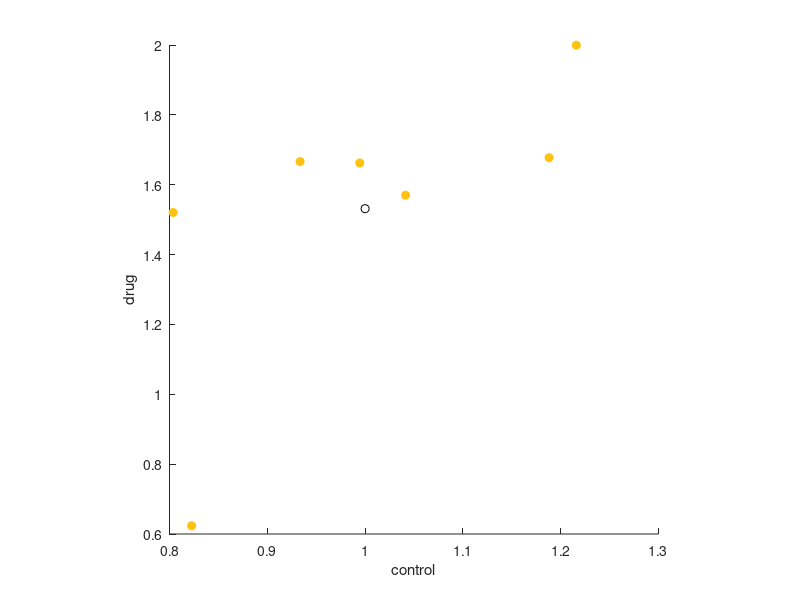

MATLAB code to generate this figure: (Note: this script raises an error after producing the figure.)
%% Manuscript figures for Ni, Bowes, Ruff, & Cohen (2022)
%
% Description:
%   This tutorial walks through the generation of manuscript figures 2-4.
%   Superfluous figure details (marker size, tick direction, etc.) have not
%   been specified. Developed using MATLAB_R2020a (R2016b required for
%   'errorbar' function).
%
%   History:
%   03/19/2022    amn    Began it
%   03/22/2022    amn    Completed it

%% Download data
%
% Prior to beginning this tutorial, download ManuscriptData.mat from:

%% Load data
load ManuscriptData.mat

%% Plot Figure 2: normalized time worked

% Separate control day and drug day data.
% Monkey 1:
ctrlData_M1 = timeWorked_Monkey1(dose_Monkey1==0);
drugData_M1 = timeWorked_Monkey1(dose_Monkey1 >0);
% Monkey 2: 
ctrlData_M2 = timeWorked_Monkey2(dose_Monkey2==0);
drugData_M2 = timeWorked_Monkey2(dose_Monkey2 >0);

% Calculate mean for control days and for drug days.
% Monkey 1: 
ctrlMean_M1 = mean(ctrlData_M1);
drugMean_M1 = mean(drugData_M1);
% Monkey 2: 
ctrlMean_M2 = mean(ctrlData_M2);
drugMean_M2 = mean(drugData_M2);

% Calculate SEM for control days and for drug days.
% Monkey 1: 
ctrlSEM_M1 = std(ctrlData_M1) / sqrt(sum(~isnan(ctrlData_M1)));
drugSEM_M1 = std(drugData_M1) / sqrt(sum(~isnan(drugData_M1)));
% Monkey 2:
ctrlSEM_M2 = std(ctrlData_M2) / sqrt(sum(~isnan(ctrlData_M2)));
drugSEM_M2 = std(drugData_M2) / sqrt(sum(~isnan(drugData_M2)));

% Plot Figure 2.
figure; hold on; axis square; xlabel('control'); ylabel('drug');
% Monkey 1 data:
c1 = [0.9961 0.7608 0.0745];
plot(ctrlData_M1,drugData_M1,'o','MarkerFaceColor',c1,'MarkerEdgeColor',c1)
% Monkey 1 mean:
plot(ctrlMean_M1,drugMean_M1,'o','MarkerFaceColor','w','MarkerEdgeColor','k')
% Monkey 1 SEM error bars:
errorbar(ctrlMean_M1,drugMean_M1,ctrlSEM_M1,'horizontal','-k','CapSize',0)
errorbar(ctrlMean_M1,drugMean_M1,drugSEM_M1,'-k','CapSize',0)
% Monkey 2 data:
c2 = [0.8275 0.1098 0.3569];
plot(ctrlData_M2,drugData_M2,'s','MarkerFaceColor',c2,'MarkerEdgeColor',c2)
% Monkey 2 mean:
plot(ctrlMean_M2,drugMean_M2,'s','MarkerFaceColor','w','MarkerEdgeColor','k')
% Monkey 2 SEM error bars:
errorbar(ctrlMean_M2,drugMean_M2,ctrlSEM_M2,'horizontal','-k','CapSize',0)
errorbar(ctrlMean_M2,drugMean_M2,drugSEM_M2,'-k','CapSize',0)
% Finish plot.
axis([0 2.3 0 2.3]) 
plot([0 2.3],[0 2.3],'-k')
ax = gca;
ax.XTick = [0 1 2 3]; ax.XTickLabel = [0 1 2 3];
ax.YTick = [0 1 2 3]; ax.YTickLabel = [0 1 2 3];
hold off

%% Plot Figure 3A: attended hit rate

% Separate control day and drug day data.
% Monkey 1:
ctrlData_M1 = hitRateAtt_Monkey1(dose_Monkey1==0,:);
drugData_M1 = hitRateAtt_Monkey1(dose_Monkey1 >0,:);
% Monkey 2: 
ctrlData_M2 = hitRateAtt_Monkey2(dose_Monkey2==0,:);
drugData_M2 = hitRateAtt_Monkey2(dose_Monkey2 >0,:);
% Monkey 2 Neuronal: 
ctrlData_M2N = hitRateAtt_Monkey2N(dose_Monkey2N==0,:);
drugData_M2N = hitRateAtt_Monkey2N(dose_Monkey2N >0,:);
% Monkey 3 Neuronal: 
ctrlData_M3N = hitRateAtt_Monkey3N(dose_Monkey3N==0,:);
drugData_M3N = hitRateAtt_Monkey3N(dose_Monkey3N >0,:);

% Plot performance at each of the two stimulus locations (left, right) 
% separately.
% Monkey 1:
ctrlData_M1 = reshape(ctrlData_M1,[],1);
drugData_M1 = reshape(drugData_M1,[],1);
% Monkey 2: 
ctrlData_M2 = reshape(ctrlData_M2,[],1);
drugData_M2 = reshape(drugData_M2,[],1);
% Monkey 2 Neuronal: 
ctrlData_M2N = reshape(ctrlData_M2N,[],1);
drugData_M2N = reshape(drugData_M2N,[],1);
% Monkey 3 Neuronal: 
ctrlData_M3N = reshape(ctrlData_M3N,[],1);
drugData_M3N = reshape(drugData_M3N,[],1);

% Calculate mean for control days and for drug days.
% Monkey 1: 
ctrlMean_M1 = mean(ctrlData_M1);
drugMean_M1 = mean(drugData_M1);
% Monkey 2: 
ctrlMean_M2 = mean(ctrlData_M2);
drugMean_M2 = mean(drugData_M2);
% Monkey 2 Neuronal: 
ctrlMean_M2N = mean(ctrlData_M2N);
drugMean_M2N = mean(drugData_M2N);
% Monkey 3 Neuronal: 
ctrlMean_M3N = mean(ctrlData_M3N);
drugMean_M3N = mean(drugData_M3N);

% Calculate SEM for control days and for drug days.
% Monkey 1: 
ctrlSEM_M1 = std(ctrlData_M1) / sqrt(sum(~isnan(ctrlData_M1)));
drugSEM_M1 = std(drugData_M1) / sqrt(sum(~isnan(drugData_M1)));
% Monkey 2:
ctrlSEM_M2 = std(ctrlData_M2) / sqrt(sum(~isnan(ctrlData_M2)));
drugSEM_M2 = std(drugData_M2) / sqrt(sum(~isnan(drugData_M2)));
% Monkey 2 Neuronal:
ctrlSEM_M2N = std(ctrlData_M2N) / sqrt(sum(~isnan(ctrlData_M2N)));
drugSEM_M2N = std(drugData_M2N) / sqrt(sum(~isnan(drugData_M2N)));
% Monkey 3 Neuronal:
ctrlSEM_M3N = std(ctrlData_M3N) / sqrt(sum(~isnan(ctrlData_M3N)));
drugSEM_M3N = std(drugData_M3N) / sqrt(sum(~isnan(drugData_M3N)));

% Plot Figure 3A.
figure; hold on; axis square; xlabel('control'); ylabel('drug');
% Monkey 1 data:
c1 = [0.9961 0.7608 0.0745];
plot(ctrlData_M1,drugData_M1,'o','MarkerFaceColor',c1,'MarkerEdgeColor',c1)
% Monkey 1 mean:
plot(ctrlMean_M1,drugMean_M1,'o','MarkerFaceColor','w','MarkerEdgeColor','k')
% Monkey 1 SEM error bars:
errorbar(ctrlMean_M1,drugMean_M1,ctrlSEM_M1,'horizontal','-k','CapSize',0)
errorbar(ctrlMean_M1,drugMean_M1,drugSEM_M1,'-k','CapSize',0)
% Monkey 2 data:
c2 = [0.8275 0.1098 0.3569];
plot(ctrlData_M2,drugData_M2,'s','MarkerFaceColor',c2,'MarkerEdgeColor',c2)
% Monkey 2 mean:
plot(ctrlMean_M2,drugMean_M2,'s','MarkerFaceColor','w','MarkerEdgeColor','k')
% Monkey 2 SEM error bars:
errorbar(ctrlMean_M2,drugMean_M2,ctrlSEM_M2,'horizontal','-k','CapSize',0)
errorbar(ctrlMean_M2,drugMean_M2,drugSEM_M2,'-k','CapSize',0)
% Monkey 2 Neuronal data:
plot(ctrlData_M2N,drugData_M2N,'^','MarkerFaceColor',c2,'MarkerEdgeColor',c2)
% Monkey 2 Neuronal mean:
plot(ctrlMean_M2N,drugMean_M2N,'^','MarkerFaceColor','w','MarkerEdgeColor','k')
% Monkey 2 Neuronal SEM error bars:
errorbar(ctrlMean_M2N,drugMean_M2N,ctrlSEM_M2N,'horizontal','-k','CapSize',0)
errorbar(ctrlMean_M2N,drugMean_M2N,drugSEM_M2N,'-k','CapSize',0)
% Monkey 3 Neuronal data:
c3 = [0.2784 0.4863 0.7490];
plot(ctrlData_M3N,drugData_M3N,'d','MarkerFaceColor',c3,'MarkerEdgeColor',c3)
% Monkey 3 Neuronal mean:
plot(ctrlMean_M3N,drugMean_M3N,'d','MarkerFaceColor','w','MarkerEdgeColor','k')
% Monkey 3 Neuronal SEM error bars:
errorbar(ctrlMean_M3N,drugMean_M3N,ctrlSEM_M3N,'horizontal','-k','CapSize',0)
errorbar(ctrlMean_M3N,drugMean_M3N,drugSEM_M3N,'-k','CapSize',0)
% Finish plot.
axis([0 1 0 1]) 
plot([0 1], [0 1], '-k')
ax = gca;
ax.XTick = [0 .5 1]; ax.XTickLabel = [0 .5 1];
ax.YTick = [0 .5 1]; ax.YTickLabel = [0 .5 1];
hold off

%% Plot Figure 3B: unattended hit rate

% Separate control day and drug day data.
% Monkey 1:
ctrlData_M1 = hitRateUnatt_Monkey1(dose_Monkey1==0,:);
drugData_M1 = hitRateUnatt_Monkey1(dose_Monkey1 >0,:);
% Monkey 2: 
ctrlData_M2 = hitRateUnatt_Monkey2(dose_Monkey2==0,:);
drugData_M2 = hitRateUnatt_Monkey2(dose_Monkey2 >0,:);
% Monkey 2 Neuronal: 
ctrlData_M2N = hitRateUnatt_Monkey2N(dose_Monkey2N==0,:);
drugData_M2N = hitRateUnatt_Monkey2N(dose_Monkey2N >0,:);
% Monkey 3 Neuronal: 
ctrlData_M3N = hitRateUnatt_Monkey3N(dose_Monkey3N==0,:);
drugData_M3N = hitRateUnatt_Monkey3N(dose_Monkey3N >0,:);

% Plot performance at each of the two stimulus locations (left, right) 
% separately.
% Monkey 1:
ctrlData_M1 = reshape(ctrlData_M1,[],1);
drugData_M1 = reshape(drugData_M1,[],1);
% Monkey 2: 
ctrlData_M2 = reshape(ctrlData_M2,[],1);
drugData_M2 = reshape(drugData_M2,[],1);
% Monkey 2 Neuronal: 
ctrlData_M2N = reshape(ctrlData_M2N,[],1);
drugData_M2N = reshape(drugData_M2N,[],1);
% Monkey 3 Neuronal: 
ctrlData_M3N = reshape(ctrlData_M3N,[],1);
drugData_M3N = reshape(drugData_M3N,[],1);

% Calculate mean for control days and for drug days.
% Monkey 1: 
ctrlMean_M1 = mean(ctrlData_M1);
drugMean_M1 = mean(drugData_M1);
% Monkey 2: 
ctrlMean_M2 = mean(ctrlData_M2);
drugMean_M2 = mean(drugData_M2);
% Monkey 2 Neuronal: 
ctrlMean_M2N = mean(ctrlData_M2N);
drugMean_M2N = mean(drugData_M2N);
% Monkey 3 Neuronal: 
ctrlMean_M3N = mean(ctrlData_M3N);
drugMean_M3N = mean(drugData_M3N);

% Calculate SEM for control days and for drug days.
% Monkey 1: 
ctrlSEM_M1 = std(ctrlData_M1) / sqrt(sum(~isnan(ctrlData_M1)));
drugSEM_M1 = std(drugData_M1) / sqrt(sum(~isnan(drugData_M1)));
% Monkey 2:
ctrlSEM_M2 = std(ctrlData_M2) / sqrt(sum(~isnan(ctrlData_M2)));
drugSEM_M2 = std(drugData_M2) / sqrt(sum(~isnan(drugData_M2)));
% Monkey 2 Neuronal:
ctrlSEM_M2N = std(ctrlData_M2N) / sqrt(sum(~isnan(ctrlData_M2N)));
drugSEM_M2N = std(drugData_M2N) / sqrt(sum(~isnan(drugData_M2N)));
% Monkey 3 Neuronal:
ctrlSEM_M3N = std(ctrlData_M3N) / sqrt(sum(~isnan(ctrlData_M3N)));
drugSEM_M3N = std(drugData_M3N) / sqrt(sum(~isnan(drugData_M3N)));

% Plot Figure 3B.
figure; hold on; axis square; xlabel('control'); ylabel('drug');
% Monkey 1 data:
c1 = [0.9961 0.7608 0.0745];
plot(ctrlData_M1,drugData_M1,'o','MarkerFaceColor',c1,'MarkerEdgeColor',c1)
% Monkey 1 mean:
plot(ctrlMean_M1,drugMean_M1,'o','MarkerFaceColor','w','MarkerEdgeColor','k')
% Monkey 1 SEM error bars:
errorbar(ctrlMean_M1,drugMean_M1,ctrlSEM_M1,'horizontal','-k','CapSize',0)
errorbar(ctrlMean_M1,drugMean_M1,drugSEM_M1,'-k','CapSize',0)
% Monkey 2 data:
c2 = [0.8275 0.1098 0.3569];
plot(ctrlData_M2,drugData_M2,'s','MarkerFaceColor',c2,'MarkerEdgeColor',c2)
% Monkey 2 mean:
plot(ctrlMean_M2,drugMean_M2,'s','MarkerFaceColor','w','MarkerEdgeColor','k')
% Monkey 2 SEM error bars:
errorbar(ctrlMean_M2,drugMean_M2,ctrlSEM_M2,'horizontal','-k','CapSize',0)
errorbar(ctrlMean_M2,drugMean_M2,drugSEM_M2,'-k','CapSize',0)
% Monkey 2 Neuronal data:
plot(ctrlData_M2N,drugData_M2N,'^','MarkerFaceColor',c2,'MarkerEdgeColor',c2)
% Monkey 2 Neuronal mean:
plot(ctrlMean_M2N,drugMean_M2N,'^','MarkerFaceColor','w','MarkerEdgeColor','k')
% Monkey 2 Neuronal SEM error bars:
errorbar(ctrlMean_M2N,drugMean_M2N,ctrlSEM_M2N,'horizontal','-k','CapSize',0)
errorbar(ctrlMean_M2N,drugMean_M2N,drugSEM_M2N,'-k','CapSize',0)
% Monkey 3 Neuronal data:
c3 = [0.2784 0.4863 0.7490];
plot(ctrlData_M3N,drugData_M3N,'d','MarkerFaceColor',c3,'MarkerEdgeColor',c3)
% Monkey 3 Neuronal mean:
plot(ctrlMean_M3N,drugMean_M3N,'d','MarkerFaceColor','w','MarkerEdgeColor','k')
% Monkey 3 Neuronal SEM error bars:
errorbar(ctrlMean_M3N,drugMean_M3N,ctrlSEM_M3N,'horizontal','-k','CapSize',0)
errorbar(ctrlMean_M3N,drugMean_M3N,drugSEM_M3N,'-k','CapSize',0)
% Finish plot.
axis([0 1 0 1]) 
plot([0 1], [0 1], '-k')
ax = gca;
ax.XTick = [0 .5 1]; ax.XTickLabel = [0 .5 1];
ax.YTick = [0 .5 1]; ax.YTickLabel = [0 .5 1];
hold off

%% Plot Figure 3C: attended - unattended hit rate

% Calculate difference between attended and unattended performance.
% Monkey 1:
hitRateAttEffect_Monkey1  = hitRateAtt_Monkey1 - hitRateUnatt_Monkey1;
% Monkey 2:
hitRateAttEffect_Monkey2  = hitRateAtt_Monkey2 - hitRateUnatt_Monkey2;
% Monkey 2 Neuronal:
hitRateAttEffect_Monkey2N = hitRateAtt_Monkey2N - hitRateUnatt_Monkey2N;
% Monkey 3 Neuronal:
hitRateAttEffect_Monkey3N = hitRateAtt_Monkey3N - hitRateUnatt_Monkey3N;

% Separate control day and drug day data.
% Monkey 1:
ctrlData_M1 = hitRateAttEffect_Monkey1(dose_Monkey1==0,:);
drugData_M1 = hitRateAttEffect_Monkey1(dose_Monkey1 >0,:);
% Monkey 2: 
ctrlData_M2 = hitRateAttEffect_Monkey2(dose_Monkey2==0,:);
drugData_M2 = hitRateAttEffect_Monkey2(dose_Monkey2 >0,:);
% Monkey 2 Neuronal: 
ctrlData_M2N = hitRateAttEffect_Monkey2N(dose_Monkey2N==0,:);
drugData_M2N = hitRateAttEffect_Monkey2N(dose_Monkey2N >0,:);
% Monkey 3 Neuronal: 
ctrlData_M3N = hitRateAttEffect_Monkey3N(dose_Monkey3N==0,:);
drugData_M3N = hitRateAttEffect_Monkey3N(dose_Monkey3N >0,:);

% Plot attention effect for each of the two stimulus locations (left, right) 
% separately.
% Monkey 1:
ctrlData_M1 = reshape(ctrlData_M1,[],1);
drugData_M1 = reshape(drugData_M1,[],1);
% Monkey 2: 
ctrlData_M2 = reshape(ctrlData_M2,[],1);
drugData_M2 = reshape(drugData_M2,[],1);
% Monkey 2 Neuronal: 
ctrlData_M2N = reshape(ctrlData_M2N,[],1);
drugData_M2N = reshape(drugData_M2N,[],1);
% Monkey 3 Neuronal: 
ctrlData_M3N = reshape(ctrlData_M3N,[],1);
drugData_M3N = reshape(drugData_M3N,[],1);

% Calculate mean for control days and for drug days.
% Monkey 1: 
ctrlMean_M1 = mean(ctrlData_M1);
drugMean_M1 = mean(drugData_M1);
% Monkey 2: 
ctrlMean_M2 = mean(ctrlData_M2);
drugMean_M2 = mean(drugData_M2);
% Monkey 2 Neuronal: 
ctrlMean_M2N = mean(ctrlData_M2N);
drugMean_M2N = mean(drugData_M2N);
% Monkey 3 Neuronal: 
ctrlMean_M3N = mean(ctrlData_M3N);
drugMean_M3N = mean(drugData_M3N);

% Calculate SEM for control days and for drug days.
% Monkey 1: 
ctrlSEM_M1 = std(ctrlData_M1) / sqrt(sum(~isnan(ctrlData_M1)));
drugSEM_M1 = std(drugData_M1) / sqrt(sum(~isnan(drugData_M1)));
% Monkey 2:
ctrlSEM_M2 = std(ctrlData_M2) / sqrt(sum(~isnan(ctrlData_M2)));
drugSEM_M2 = std(drugData_M2) / sqrt(sum(~isnan(drugData_M2)));
% Monkey 2 Neuronal:
ctrlSEM_M2N = std(ctrlData_M2N) / sqrt(sum(~isnan(ctrlData_M2N)));
drugSEM_M2N = std(drugData_M2N) / sqrt(sum(~isnan(drugData_M2N)));
% Monkey 3 Neuronal:
ctrlSEM_M3N = std(ctrlData_M3N) / sqrt(sum(~isnan(ctrlData_M3N)));
drugSEM_M3N = std(drugData_M3N) / sqrt(sum(~isnan(drugData_M3N)));

% Plot Figure 3C.
figure; hold on; axis square; xlabel('control'); ylabel('drug');
% Monkey 1 data:
c1 = [0.9961 0.7608 0.0745];
plot(ctrlData_M1,drugData_M1,'o','MarkerFaceColor',c1,'MarkerEdgeColor',c1)
% Monkey 1 mean:
plot(ctrlMean_M1,drugMean_M1,'o','MarkerFaceColor','w','MarkerEdgeColor','k')
% Monkey 1 SEM error bars:
errorbar(ctrlMean_M1,drugMean_M1,ctrlSEM_M1,'horizontal','-k','CapSize',0)
errorbar(ctrlMean_M1,drugMean_M1,drugSEM_M1,'-k','CapSize',0)
% Monkey 2 data:
c2 = [0.8275 0.1098 0.3569];
plot(ctrlData_M2,drugData_M2,'s','MarkerFaceColor',c2,'MarkerEdgeColor',c2)
% Monkey 2 mean:
plot(ctrlMean_M2,drugMean_M2,'s','MarkerFaceColor','w','MarkerEdgeColor','k')
% Monkey 2 SEM error bars:
errorbar(ctrlMean_M2,drugMean_M2,ctrlSEM_M2,'horizontal','-k','CapSize',0)
errorbar(ctrlMean_M2,drugMean_M2,drugSEM_M2,'-k','CapSize',0)
% Monkey 2 Neuronal data:
plot(ctrlData_M2N,drugData_M2N,'^','MarkerFaceColor',c2,'MarkerEdgeColor',c2)
% Monkey 2 Neuronal mean:
plot(ctrlMean_M2N,drugMean_M2N,'^','MarkerFaceColor','w','MarkerEdgeColor','k')
% Monkey 2 Neuronal SEM error bars:
errorbar(ctrlMean_M2N,drugMean_M2N,ctrlSEM_M2N,'horizontal','-k','CapSize',0)
errorbar(ctrlMean_M2N,drugMean_M2N,drugSEM_M2N,'-k','CapSize',0)
% Monkey 3 Neuronal data:
c3 = [0.2784 0.4863 0.7490];
plot(ctrlData_M3N,drugData_M3N,'d','MarkerFaceColor',c3,'MarkerEdgeColor',c3)
% Monkey 3 Neuronal mean:
plot(ctrlMean_M3N,drugMean_M3N,'d','MarkerFaceColor','w','MarkerEdgeColor','k')
% Monkey 3 Neuronal SEM error bars:
errorbar(ctrlMean_M3N,drugMean_M3N,ctrlSEM_M3N,'horizontal','-k','CapSize',0)
errorbar(ctrlMean_M3N,drugMean_M3N,drugSEM_M3N,'-k','CapSize',0)
% Finish plot.
axis([0 1 0 1]) 
plot([0 1], [0 1], '-k')
ax = gca;
ax.XTick = [0 .5 1]; ax.XTickLabel = [0 .5 1];
ax.YTick = [0 .5 1]; ax.YTickLabel = [0 .5 1];
hold off

%% Plot Figure 4A: attended correlated variability

% Separate control day and drug day data.
% Monkey 2 Neuronal: 
ctrlData_M2N = rscAtt_Monkey2N(dose_Monkey2N==0,:);
drugData_M2N = rscAtt_Monkey2N(dose_Monkey2N >0,:);
% Monkey 3 Neuronal: 
ctrlData_M3N = rscAtt_Monkey3N(dose_Monkey3N==0,:);
drugData_M3N = rscAtt_Monkey3N(dose_Monkey3N >0,:);

% Calculate mean for control days and for drug days.
% Monkey 2 Neuronal: 
ctrlMean_M2N = mean(ctrlData_M2N);
drugMean_M2N = mean(drugData_M2N);
% Monkey 3 Neuronal: 
ctrlMean_M3N = mean(ctrlData_M3N);
drugMean_M3N = mean(drugData_M3N);

% Calculate SEM for control days and for drug days.
% Monkey 2 Neuronal:
ctrlSEM_M2N = std(ctrlData_M2N) / sqrt(sum(~isnan(ctrlData_M2N)));
drugSEM_M2N = std(drugData_M2N) / sqrt(sum(~isnan(drugData_M2N)));
% Monkey 3 Neuronal:
ctrlSEM_M3N = std(ctrlData_M3N) / sqrt(sum(~isnan(ctrlData_M3N)));
drugSEM_M3N = std(drugData_M3N) / sqrt(sum(~isnan(drugData_M3N)));

% Plot Figure 4A.
figure; hold on; axis square; xlabel('control'); ylabel('drug');
% Monkey 2 Neuronal data:
c2 = [0.8275 0.1098 0.3569];
plot(ctrlData_M2N,drugData_M2N,'^','MarkerFaceColor',c2,'MarkerEdgeColor',c2)
% Monkey 2 Neuronal mean:
plot(ctrlMean_M2N,drugMean_M2N,'^','MarkerFaceColor','w','MarkerEdgeColor','k')
% Monkey 2 Neuronal SEM error bars:
errorbar(ctrlMean_M2N,drugMean_M2N,ctrlSEM_M2N,'horizontal','-k','CapSize',0)
errorbar(ctrlMean_M2N,drugMean_M2N,drugSEM_M2N,'-k','CapSize',0)
% Monkey 3 Neuronal data:
c3 = [0.2784 0.4863 0.7490];
plot(ctrlData_M3N,drugData_M3N,'d','MarkerFaceColor',c3,'MarkerEdgeColor',c3)
% Monkey 3 Neuronal mean:
plot(ctrlMean_M3N,drugMean_M3N,'d','MarkerFaceColor','w','MarkerEdgeColor','k')
% Monkey 3 Neuronal SEM error bars:
errorbar(ctrlMean_M3N,drugMean_M3N,ctrlSEM_M3N,'horizontal','-k','CapSize',0)
errorbar(ctrlMean_M3N,drugMean_M3N,drugSEM_M3N,'-k','CapSize',0)
% Finish plot.
axis([.05 .4 .05 .4])
plot([.05 .4], [.05 .4], '-k')
ax = gca;
ax.XTick = [.1 .2 .3 .4]; ax.XTickLabel = [.1 .2 .3 .4];
ax.YTick = [.1 .2 .3 .4]; ax.YTickLabel = [.1 .2 .3 .4];
hold off

%% Plot Figure 4B: unattended correlated variability

% Separate control day and drug day data.
% Monkey 2 Neuronal: 
ctrlData_M2N = rscUnatt_Monkey2N(dose_Monkey2N==0,:);
drugData_M2N = rscUnatt_Monkey2N(dose_Monkey2N >0,:);
% Monkey 3 Neuronal: 
ctrlData_M3N = rscUnatt_Monkey3N(dose_Monkey3N==0,:);
drugData_M3N = rscUnatt_Monkey3N(dose_Monkey3N >0,:);

% Calculate mean for control days and for drug days.
% Monkey 2 Neuronal: 
ctrlMean_M2N = mean(ctrlData_M2N);
drugMean_M2N = mean(drugData_M2N);
% Monkey 3 Neuronal: 
ctrlMean_M3N = mean(ctrlData_M3N);
drugMean_M3N = mean(drugData_M3N);

% Calculate SEM for control days and for drug days.
% Monkey 2 Neuronal:
ctrlSEM_M2N = std(ctrlData_M2N) / sqrt(sum(~isnan(ctrlData_M2N)));
drugSEM_M2N = std(drugData_M2N) / sqrt(sum(~isnan(drugData_M2N)));
% Monkey 3 Neuronal:
ctrlSEM_M3N = std(ctrlData_M3N) / sqrt(sum(~isnan(ctrlData_M3N)));
drugSEM_M3N = std(drugData_M3N) / sqrt(sum(~isnan(drugData_M3N)));

% Plot Figure 4B.
figure; hold on; axis square; xlabel('control'); ylabel('drug');
% Monkey 2 Neuronal data:
c2 = [0.8275 0.1098 0.3569];
plot(ctrlData_M2N,drugData_M2N,'^','MarkerFaceColor',c2,'MarkerEdgeColor',c2)
% Monkey 2 Neuronal mean:
plot(ctrlMean_M2N,drugMean_M2N,'^','MarkerFaceColor','w','MarkerEdgeColor','k')
% Monkey 2 Neuronal SEM error bars:
errorbar(ctrlMean_M2N,drugMean_M2N,ctrlSEM_M2N,'horizontal','-k','CapSize',0)
errorbar(ctrlMean_M2N,drugMean_M2N,drugSEM_M2N,'-k','CapSize',0)
% Monkey 3 Neuronal data:
c3 = [0.2784 0.4863 0.7490];
plot(ctrlData_M3N,drugData_M3N,'d','MarkerFaceColor',c3,'MarkerEdgeColor',c3)
% Monkey 3 Neuronal mean:
plot(ctrlMean_M3N,drugMean_M3N,'d','MarkerFaceColor','w','MarkerEdgeColor','k')
% Monkey 3 Neuronal SEM error bars:
errorbar(ctrlMean_M3N,drugMean_M3N,ctrlSEM_M3N,'horizontal','-k','CapSize',0)
errorbar(ctrlMean_M3N,drugMean_M3N,drugSEM_M3N,'-k','CapSize',0)
% Finish plot.
axis([.05 .4 .05 .4])
plot([.05 .4], [.05 .4], '-k')
ax = gca;
ax.XTick = [.1 .2 .3 .4]; ax.XTickLabel = [.1 .2 .3 .4];
ax.YTick = [.1 .2 .3 .4]; ax.YTickLabel = [.1 .2 .3 .4];
hold off

%% Plot Figure 4C: attended - unattended correlated variability

% Calculate difference between attended and unattended correlated 
% variability.
% Monkey 2 Neuronal:
rscAttEffect_Monkey2N = rscAtt_Monkey2N - rscUnatt_Monkey2N;
% Monkey 3 Neuronal:
rscAttEffect_Monkey3N = rscAtt_Monkey3N - rscUnatt_Monkey3N;

% Separate control day and drug day data.
% Monkey 2 Neuronal: 
ctrlData_M2N = rscAttEffect_Monkey2N(dose_Monkey2N==0,:);
drugData_M2N = rscAttEffect_Monkey2N(dose_Monkey2N >0,:);
% Monkey 3 Neuronal: 
ctrlData_M3N = rscAttEffect_Monkey3N(dose_Monkey3N==0,:);
drugData_M3N = rscAttEffect_Monkey3N(dose_Monkey3N >0,:);

% Calculate mean for control days and for drug days.
% Monkey 2 Neuronal: 
ctrlMean_M2N = mean(ctrlData_M2N);
drugMean_M2N = mean(drugData_M2N);
% Monkey 3 Neuronal: 
ctrlMean_M3N = mean(ctrlData_M3N);
drugMean_M3N = mean(drugData_M3N);

% Calculate SEM for control days and for drug days.
% Monkey 2 Neuronal:
ctrlSEM_M2N = std(ctrlData_M2N) / sqrt(sum(~isnan(ctrlData_M2N)));
drugSEM_M2N = std(drugData_M2N) / sqrt(sum(~isnan(drugData_M2N)));
% Monkey 3 Neuronal:
ctrlSEM_M3N = std(ctrlData_M3N) / sqrt(sum(~isnan(ctrlData_M3N)));
drugSEM_M3N = std(drugData_M3N) / sqrt(sum(~isnan(drugData_M3N)));

% Plot Figure 4C.
figure; hold on; axis square; xlabel('control'); ylabel('drug');
% Monkey 2 Neuronal data:
c2 = [0.8275 0.1098 0.3569];
plot(ctrlData_M2N,drugData_M2N,'^','MarkerFaceColor',c2,'MarkerEdgeColor',c2)
% Monkey 2 Neuronal mean:
plot(ctrlMean_M2N,drugMean_M2N,'^','MarkerFaceColor','w','MarkerEdgeColor','k')
% Monkey 2 Neuronal SEM error bars:
errorbar(ctrlMean_M2N,drugMean_M2N,ctrlSEM_M2N,'horizontal','-k','CapSize',0)
errorbar(ctrlMean_M2N,drugMean_M2N,drugSEM_M2N,'-k','CapSize',0)
% Monkey 3 Neuronal data:
c3 = [0.2784 0.4863 0.7490];
plot(ctrlData_M3N,drugData_M3N,'d','MarkerFaceColor',c3,'MarkerEdgeColor',c3)
% Monkey 3 Neuronal mean:
plot(ctrlMean_M3N,drugMean_M3N,'d','MarkerFaceColor','w','MarkerEdgeColor','k')
% Monkey 3 Neuronal SEM error bars:
errorbar(ctrlMean_M3N,drugMean_M3N,ctrlSEM_M3N,'horizontal','-k','CapSize',0)
errorbar(ctrlMean_M3N,drugMean_M3N,drugSEM_M3N,'-k','CapSize',0)
% Finish plot.
axis([-.2 .2 -.2 .2])
plot([-.2 .2], [-.2 .2], '-k')
ax = gca;
ax.XTick = [-.2 -.1 0 .1 .2]; ax.XTickLabel = [-.2 -.1 0 .1 .2];
ax.XTick = [-.2 -.1 0 .1 .2]; ax.XTickLabel = [-.2 -.1 0 .1 .2];
hold off

%% Plot Figure 4D: attended hit rate vs. correlated variability

% For hit rate: separate control day and drug day data.
% Monkey 2 Neuronal: 
hitRate_ctrlData_M2N = hitRateAtt_Monkey2N(dose_Monkey2N==0,:);
hitRate_drugData_M2N = hitRateAtt_Monkey2N(dose_Monkey2N >0,:);
% Monkey 3 Neuronal: 
hitRate_ctrlData_M3N = hitRateAtt_Monkey3N(dose_Monkey3N==0,:);
hitRate_drugData_M3N = hitRateAtt_Monkey3N(dose_Monkey3N >0,:);

% Select hit rate at the stimulus location that overlapped the receptive
% fields.
% Monkey 2 Neuronal:
rfSide = 2;
hitRate_ctrlData_M2N = hitRate_ctrlData_M2N(:,rfSide);
hitRate_drugData_M2N = hitRate_drugData_M2N(:,rfSide);
% Monkey 3 Neuronal: 
rfSide = 1;
hitRate_ctrlData_M3N = hitRate_ctrlData_M3N(:,rfSide);
hitRate_drugData_M3N = hitRate_drugData_M3N(:,rfSide);

% For corrected variability: separate control day and drug day data.
% Monkey 2 Neuronal:
rsc_ctrlData_M2N = rscAtt_Monkey2N(dose_Monkey2N==0,:);
rsc_drugData_M2N = rscAtt_Monkey2N(dose_Monkey2N >0,:);
% Monkey 3 Neuronal: 
rsc_ctrlData_M3N = rscAtt_Monkey3N(dose_Monkey3N==0,:);
rsc_drugData_M3N = rscAtt_Monkey3N(dose_Monkey3N >0,:);

% Plot Figure 4D.
figure; hold on; axis square; xlabel('hit rate'); ylabel('corr var');
% Monkey 2 Neuronal data, control days:
c2 = [0.8275 0.1098 0.3569];
plot(hitRate_ctrlData_M2N,rsc_ctrlData_M2N,'^','MarkerFaceColor','w','MarkerEdgeColor',c2)
% Monkey 2 Neuronal data, fit line:
ft = fittype('a*x+b','coefficients',{'a','b'});
f = fit(hitRate_ctrlData_M2N,rsc_ctrlData_M2N,ft,'Start',[0 0]);
fy = f.a*hitRate_ctrlData_M2N+f.b;
plot(hitRate_ctrlData_M2N,fy,'Color',c2,'LineStyle','--');
% Monkey 2 Neuronal data, drug days:
plot(hitRate_drugData_M2N,rsc_drugData_M2N,'^','MarkerFaceColor',c2,'MarkerEdgeColor',c2)
% Monkey 2 Neuronal data, fit line:
f = fit(hitRate_drugData_M2N,rsc_drugData_M2N,ft,'Start',[0 0]);
fy = f.a*hitRate_drugData_M2N+f.b;
plot(hitRate_drugData_M2N,fy,'Color',c2,'LineStyle','-');
% Monkey 3 Neuronal data, control days:
c3 = [0.2784 0.4863 0.7490];
plot(hitRate_ctrlData_M3N,rsc_ctrlData_M3N,'d','MarkerFaceColor','w','MarkerEdgeColor',c3)
% Monkey 3 Neuronal data, fit line:
f = fit(hitRate_ctrlData_M3N,rsc_ctrlData_M3N,ft,'Start',[0 0]);
fy = f.a*hitRate_ctrlData_M3N+f.b;
plot(hitRate_ctrlData_M3N,fy,'Color',c3,'LineStyle','--');
% Monkey 3 Neuronal data, drug days:
plot(hitRate_drugData_M3N,rsc_drugData_M3N,'d','MarkerFaceColor',c3,'MarkerEdgeColor',c3)
% Monkey 3 Neuronal data, fit line:
f = fit(hitRate_drugData_M3N,rsc_drugData_M3N,ft,'Start',[0 0]);
fy = f.a*hitRate_drugData_M3N+f.b;
plot(hitRate_drugData_M3N,fy,'Color',c3,'LineStyle','-');
% Finish plot.
axis([0 1 .05 .4])
ax = gca;
ax.XTick = [0 .5 1]; ax.XTickLabel = [0 .5 1];
ax.YTick = [.1 .2 .3 .4]; ax.YTickLabel = [.1 .2 .3 .4];
hold off
